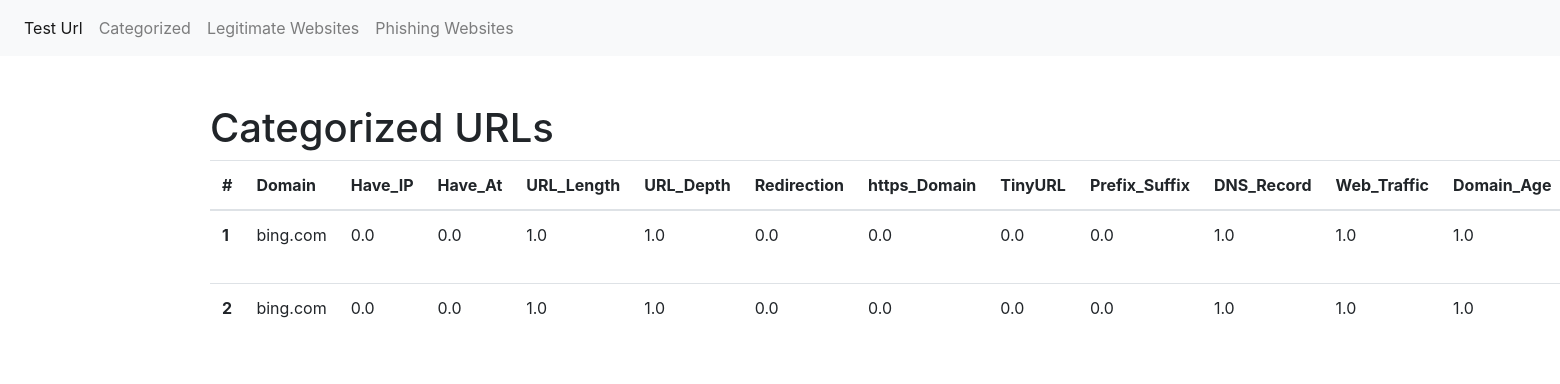
The app's page /results/ with its own data.
### antphishing/models.py (models this page shows, shortened)
class PredResults(models.Model):
    Domain = models.CharField(max_length=1000)
    Have_IP = models.FloatField()
    Have_At = models.FloatField()
    URL_Length = models.FloatField()
    URL_Depth = models.FloatField()
    Redirection = models.FloatField()
    https_Domain = models.FloatField()
    TinyURL = models.FloatField()
    Prefix_Suffix = models.FloatField()
    DNS_Record = models.FloatField()
    Web_Traffic = models.FloatField()
    Domain_Age = models.FloatField()
    Domain_End = models.FloatField()
    iFrame = models.FloatField()
    Mouse_Over = models.FloatField()
    Right_Click = models.FloatField()
    Web_Forwards = models.FloatField()
    classification = models.CharField(max_length=30)

### antphishing/views.py (the view)
# urls.py: path('results/', views.view_results, name='results'),
def view_results(request):
    data = {"dataset": PredResults.objects.all()}
    return render(request, "results.html", data)

### templates/results.html (shortened to what this page needs)
{% extends "base.html" %}
{% block main %}
    <div class="container pt-5">
        <div class="row">
        <h1>Categorized URLs</h1>
            <table class="table">
                <thead>
                <tr>
                <th scope="col">#</th>
                <th scope="col">Domain</th>
                <th scope="col">Have_IP</th>
                <th scope="col">Have_At</th>
                <th scope="col">URL_Length</th>
                <th scope="col">URL_Depth</th>
                <th scope="col">Redirection</th>
                <th scope="col">https_Domain</th>
                <th scope="col">TinyURL</th>
                <th scope="col">Prefix_Suffix</th>
                <th scope="col">DNS_Record</th>
                <th scope="col">Web_Traffic</th>
                <th scope="col">Domain_Age</th>
                </tr>
                </thead>
                <tbody>
                {% for data in dataset %}
                    <tr>
                    <th scope="row">{{ data.id }}</th>
                    <td>{{ data.Domain }}</td>
                    <td>{{ data.Have_IP }}</td>
                    <td>{{ data.Have_At }}</td>
                    <td>{{ data.URL_Length }}</td>
                    <td>{{ data.URL_Depth }}</td>
                    <td>{{ data.Redirection }}</td>
                    <td>{{ data.https_Domain }}</td>
                    <td>{{ data.TinyURL }}</td>
                    <td>{{ data.Prefix_Suffix }}</td>
                    <td>{{ data.DNS_Record }}</td>
                    <td>{{ data.Web_Traffic }}</td>
                    <td>{{ data.Domain_Age }}</td>
                    </tr>
                {% endfor %}
                </tbody>
            </table>
        </div>
    </div>
{% endblock %}

### templates/base.html (shortened to what this page needs)
<!doctype html>
<html lang="en">
    <head>
    <link rel="stylesheet" href="https://stackpath.bootstrapcdn.com/bootstrap/4.4.1/css/bootstrap.min.css">
    </head>
    <body>
    <nav class="navbar navbar-expand-lg navbar-light bg-light">
        <div class="collapse navbar-collapse" id="navbarSupportedContent">
            <ul class="navbar-nav mr-auto">
                <li class="nav-item active">
                    <a class="nav-link" href="/">Test Url <span class="sr-only">(current)</span></a>
                </li>
                <li class="nav-item">
                    <a class="nav-link" href="/results">Categorized</a>
                </li>
                <li class="nav-item">
                    <a class="nav-link" href="/legitimate">Legitimate Websites</a>
                </li>
                <li class="nav-item">
                    <a class="nav-link" href="/phishing">Phishing Websites</a>
                </li>
            </ul>
        </div>
    </nav>
    {% block main %}
    {% endblock %}
    </body>
</html>

### records on screen
PredResults: id "1", Domain "bing.com", Have_IP "0.0", Have_At "0.0", URL_Length "1.0", URL_Depth "1.0", Redirection "0.0", https_Domain "0.0", TinyURL "0.0", Prefix_Suffix "0.0", DNS_Record "1.0", Web_Traffic "1.0", Domain_Age "1.0"
PredResults: id "2", Domain "bing.com", Have_IP "0.0", Have_At "0.0", URL_Length "1.0", URL_Depth "1.0", Redirection "0.0", https_Domain "0.0", TinyURL "0.0", Prefix_Suffix "0.0", DNS_Record "1.0", Web_Traffic "1.0", Domain_Age "1.0"
